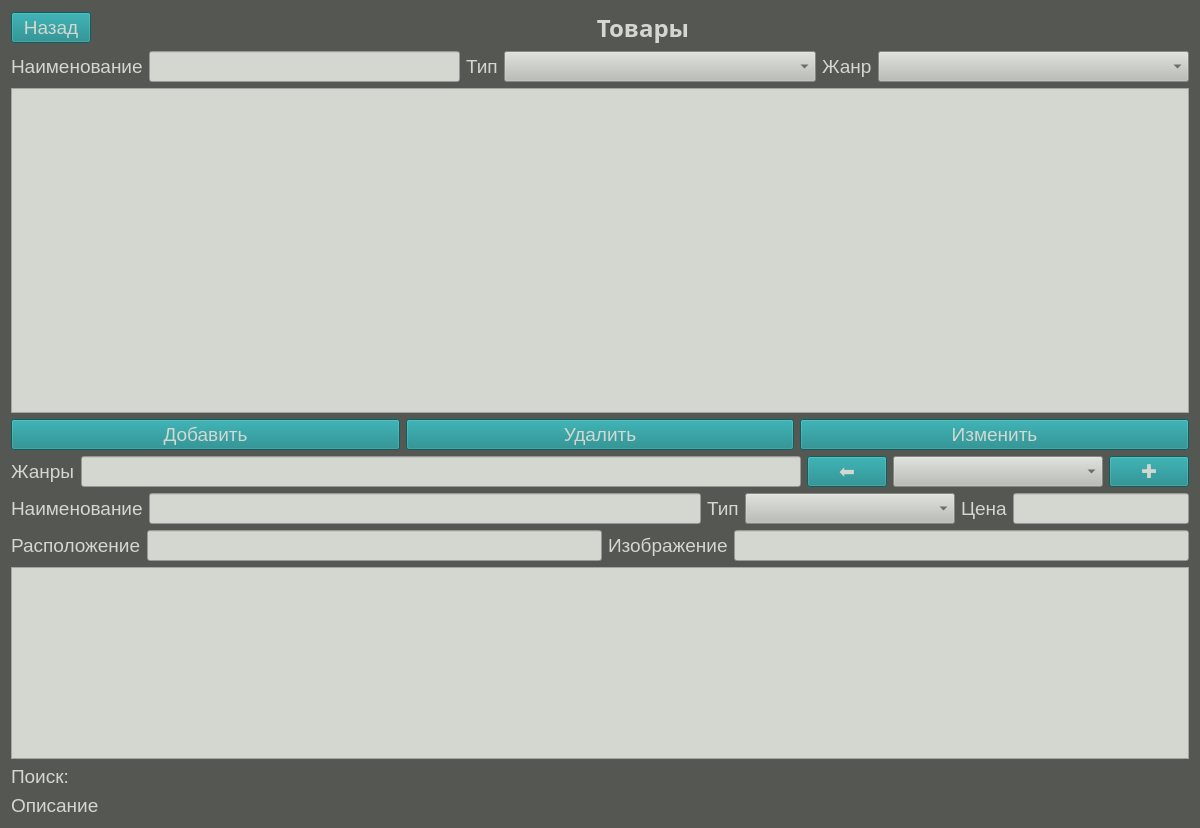
<?xml version="1.0" encoding="UTF-8"?>
<ui version="4.0">
 <class>ItemsWindow</class>
 <widget class="QWidget" name="ItemsWindow">
  <property name="geometry">
   <rect>
    <x>0</x>
    <y>0</y>
    <width>1200</width>
    <height>828</height>
   </rect>
  </property>
  <property name="windowTitle">
   <string>АИС МЭТ</string>
  </property>
  <property name="styleSheet">
   <string notr="true">background-color: rgb(85, 87, 83);</string>
  </property>
  <layout class="QGridLayout" name="gridLayout">
   <item row="0" column="0">
    <layout class="QVBoxLayout" name="verticalLayout">
     <item>
      <layout class="QHBoxLayout" name="horizontalLayout_5">
       <item>
        <widget class="QPushButton" name="btnBack_2">
         <property name="font">
          <font>
           <pointsize>14</pointsize>
          </font>
         </property>
         <property name="styleSheet">
          <string notr="true">background-color: rgb(18, 133, 135);
color: rgb(211, 215, 207);
border-color: rgb(211, 215, 207);</string>
         </property>
         <property name="text">
          <string>Назад</string>
         </property>
        </widget>
       </item>
       <item>
        <widget class="QLabel" name="label_17">
         <property name="sizePolicy">
          <sizepolicy hsizetype="Expanding" vsizetype="Preferred">
           <horstretch>0</horstretch>
           <verstretch>0</verstretch>
          </sizepolicy>
         </property>
         <property name="font">
          <font>
           <family>Ubuntu Mono</family>
           <pointsize>18</pointsize>
           <weight>75</weight>
           <bold>true</bold>
          </font>
         </property>
         <property name="styleSheet">
          <string notr="true">color: rgb(211, 215, 207);</string>
         </property>
         <property name="text">
          <string>Товары</string>
         </property>
         <property name="alignment">
          <set>Qt::AlignCenter</set>
         </property>
        </widget>
       </item>
      </layout>
     </item>
     <item>
      <layout class="QHBoxLayout" name="horizontalLayout_6">
       <item>
        <widget class="QLabel" name="label_22">
         <property name="font">
          <font>
           <pointsize>14</pointsize>
          </font>
         </property>
         <property name="styleSheet">
          <string notr="true">color: rgb(211, 215, 207);</string>
         </property>
         <property name="text">
          <string>Наименование</string>
         </property>
        </widget>
       </item>
       <item>
        <widget class="QLineEdit" name="leNameSearch">
         <property name="font">
          <font>
           <pointsize>14</pointsize>
          </font>
         </property>
         <property name="styleSheet">
          <string notr="true">color: rgb(46, 52, 54);
background-color: rgb(211, 215, 207);</string>
         </property>
         <property name="text">
          <string/>
         </property>
        </widget>
       </item>
       <item>
        <widget class="QLabel" name="label_32">
         <property name="font">
          <font>
           <pointsize>14</pointsize>
          </font>
         </property>
         <property name="styleSheet">
          <string notr="true">color: rgb(211, 215, 207);</string>
         </property>
         <property name="text">
          <string>Тип</string>
         </property>
        </widget>
       </item>
       <item>
        <widget class="QComboBox" name="cmbTypeSearch">
         <property name="sizePolicy">
          <sizepolicy hsizetype="Expanding" vsizetype="Fixed">
           <horstretch>0</horstretch>
           <verstretch>0</verstretch>
          </sizepolicy>
         </property>
         <property name="font">
          <font>
           <pointsize>14</pointsize>
          </font>
         </property>
         <property name="styleSheet">
          <string notr="true">background-color: rgb(186, 189, 182);
color: rgb(46, 52, 54);</string>
         </property>
        </widget>
       </item>
       <item>
        <widget class="QLabel" name="label_34">
         <property name="font">
          <font>
           <pointsize>14</pointsize>
          </font>
         </property>
         <property name="styleSheet">
          <string notr="true">color: rgb(211, 215, 207);</string>
         </property>
         <property name="text">
          <string>Жанр</string>
         </property>
        </widget>
       </item>
       <item>
        <widget class="QComboBox" name="cmbGenreSearch">
         <property name="sizePolicy">
          <sizepolicy hsizetype="Expanding" vsizetype="Fixed">
           <horstretch>0</horstretch>
           <verstretch>0</verstretch>
          </sizepolicy>
         </property>
         <property name="font">
          <font>
           <pointsize>14</pointsize>
          </font>
         </property>
         <property name="styleSheet">
          <string notr="true">background-color: rgb(186, 189, 182);
color: rgb(46, 52, 54);</string>
         </property>
        </widget>
       </item>
      </layout>
     </item>
     <item>
      <widget class="QTableWidget" name="twItems">
       <property name="font">
        <font>
         <pointsize>14</pointsize>
        </font>
       </property>
       <property name="styleSheet">
        <string notr="true">background-color: rgb(211, 215, 207);</string>
       </property>
      </widget>
     </item>
     <item>
      <layout class="QHBoxLayout" name="horizontalLayout_2">
       <item>
        <widget class="QPushButton" name="btnAdd">
         <property name="font">
          <font>
           <pointsize>14</pointsize>
          </font>
         </property>
         <property name="styleSheet">
          <string notr="true">background-color: rgb(18, 133, 135);
color: rgb(211, 215, 207);
border-color: rgb(211, 215, 207);</string>
         </property>
         <property name="text">
          <string>Добавить</string>
         </property>
        </widget>
       </item>
       <item>
        <widget class="QPushButton" name="btnDelete">
         <property name="font">
          <font>
           <pointsize>14</pointsize>
          </font>
         </property>
         <property name="styleSheet">
          <string notr="true">background-color: rgb(18, 133, 135);
color: rgb(211, 215, 207);
border-color: rgb(211, 215, 207);</string>
         </property>
         <property name="text">
          <string>Удалить</string>
         </property>
        </widget>
       </item>
       <item>
        <widget class="QPushButton" name="btnChange">
         <property name="font">
          <font>
           <pointsize>14</pointsize>
          </font>
         </property>
         <property name="styleSheet">
          <string notr="true">background-color: rgb(18, 133, 135);
color: rgb(211, 215, 207);
border-color: rgb(211, 215, 207);</string>
         </property>
         <property name="text">
          <string>Изменить</string>
         </property>
        </widget>
       </item>
      </layout>
     </item>
     <item>
      <layout class="QHBoxLayout" name="horizontalLayout">
       <item>
        <widget class="QLabel" name="label_36">
         <property name="font">
          <font>
           <pointsize>14</pointsize>
          </font>
         </property>
         <property name="styleSheet">
          <string notr="true">color: rgb(211, 215, 207);</string>
         </property>
         <property name="text">
          <string>Жанры</string>
         </property>
        </widget>
       </item>
       <item>
        <widget class="QLineEdit" name="leGenres">
         <property name="font">
          <font>
           <pointsize>14</pointsize>
          </font>
         </property>
         <property name="styleSheet">
          <string notr="true">color: rgb(46, 52, 54);
background-color: rgb(211, 215, 207);</string>
         </property>
         <property name="text">
          <string/>
         </property>
        </widget>
       </item>
       <item>
        <widget class="QPushButton" name="btnBackSpace">
         <property name="minimumSize">
          <size>
           <width>20</width>
           <height>0</height>
          </size>
         </property>
         <property name="font">
          <font>
           <pointsize>14</pointsize>
          </font>
         </property>
         <property name="styleSheet">
          <string notr="true">background-color: rgb(18, 133, 135);
color: rgb(211, 215, 207);
border-color: rgb(211, 215, 207);</string>
         </property>
         <property name="text">
          <string>⬅️</string>
         </property>
        </widget>
       </item>
       <item>
        <widget class="QComboBox" name="cmbGenre">
         <property name="sizePolicy">
          <sizepolicy hsizetype="Minimum" vsizetype="Fixed">
           <horstretch>0</horstretch>
           <verstretch>0</verstretch>
          </sizepolicy>
         </property>
         <property name="minimumSize">
          <size>
           <width>210</width>
           <height>0</height>
          </size>
         </property>
         <property name="font">
          <font>
           <pointsize>14</pointsize>
          </font>
         </property>
         <property name="styleSheet">
          <string notr="true">background-color: rgb(186, 189, 182);
color: rgb(46, 52, 54);</string>
         </property>
        </widget>
       </item>
       <item>
        <widget class="QPushButton" name="btnAddGenre">
         <property name="font">
          <font>
           <pointsize>14</pointsize>
          </font>
         </property>
         <property name="styleSheet">
          <string notr="true">background-color: rgb(18, 133, 135);
color: rgb(211, 215, 207);
border-color: rgb(211, 215, 207);</string>
         </property>
         <property name="text">
          <string>✚</string>
         </property>
        </widget>
       </item>
      </layout>
     </item>
     <item>
      <layout class="QHBoxLayout" name="horizontalLayout_3">
       <item>
        <widget class="QLabel" name="label_27">
         <property name="font">
          <font>
           <pointsize>14</pointsize>
          </font>
         </property>
         <property name="styleSheet">
          <string notr="true">color: rgb(211, 215, 207);</string>
         </property>
         <property name="text">
          <string>Наименование</string>
         </property>
        </widget>
       </item>
       <item>
        <widget class="QLineEdit" name="leName">
         <property name="font">
          <font>
           <pointsize>14</pointsize>
          </font>
         </property>
         <property name="styleSheet">
          <string notr="true">color: rgb(46, 52, 54);
background-color: rgb(211, 215, 207);</string>
         </property>
         <property name="text">
          <string/>
         </property>
        </widget>
       </item>
       <item>
        <widget class="QLabel" name="label_35">
         <property name="font">
          <font>
           <pointsize>14</pointsize>
          </font>
         </property>
         <property name="styleSheet">
          <string notr="true">color: rgb(211, 215, 207);</string>
         </property>
         <property name="text">
          <string>Тип</string>
         </property>
        </widget>
       </item>
       <item>
        <widget class="QComboBox" name="cmbType">
         <property name="sizePolicy">
          <sizepolicy hsizetype="Minimum" vsizetype="Fixed">
           <horstretch>0</horstretch>
           <verstretch>0</verstretch>
          </sizepolicy>
         </property>
         <property name="minimumSize">
          <size>
           <width>210</width>
           <height>0</height>
          </size>
         </property>
         <property name="font">
          <font>
           <pointsize>14</pointsize>
          </font>
         </property>
         <property name="styleSheet">
          <string notr="true">background-color: rgb(186, 189, 182);
color: rgb(46, 52, 54);</string>
         </property>
        </widget>
       </item>
       <item>
        <widget class="QLabel" name="label_40">
         <property name="font">
          <font>
           <pointsize>14</pointsize>
          </font>
         </property>
         <property name="styleSheet">
          <string notr="true">color: rgb(211, 215, 207);</string>
         </property>
         <property name="text">
          <string>Цена</string>
         </property>
        </widget>
       </item>
       <item>
        <widget class="QLineEdit" name="leCost">
         <property name="sizePolicy">
          <sizepolicy hsizetype="Minimum" vsizetype="Fixed">
           <horstretch>0</horstretch>
           <verstretch>0</verstretch>
          </sizepolicy>
         </property>
         <property name="minimumSize">
          <size>
           <width>100</width>
           <height>0</height>
          </size>
         </property>
         <property name="font">
          <font>
           <pointsize>14</pointsize>
          </font>
         </property>
         <property name="styleSheet">
          <string notr="true">color: rgb(46, 52, 54);
background-color: rgb(211, 215, 207);</string>
         </property>
         <property name="text">
          <string/>
         </property>
        </widget>
       </item>
      </layout>
     </item>
     <item>
      <layout class="QHBoxLayout" name="horizontalLayout_4">
       <item>
        <widget class="QLabel" name="label_37">
         <property name="font">
          <font>
           <pointsize>14</pointsize>
          </font>
         </property>
         <property name="styleSheet">
          <string notr="true">color: rgb(211, 215, 207);</string>
         </property>
         <property name="text">
          <string>Расположение</string>
         </property>
        </widget>
       </item>
       <item>
        <widget class="QLineEdit" name="leLocation">
         <property name="font">
          <font>
           <pointsize>14</pointsize>
          </font>
         </property>
         <property name="styleSheet">
          <string notr="true">color: rgb(46, 52, 54);
background-color: rgb(211, 215, 207);</string>
         </property>
         <property name="text">
          <string/>
         </property>
        </widget>
       </item>
       <item>
        <widget class="QLabel" name="label_38">
         <property name="font">
          <font>
           <pointsize>14</pointsize>
          </font>
         </property>
         <property name="styleSheet">
          <string notr="true">color: rgb(211, 215, 207);</string>
         </property>
         <property name="text">
          <string>Изображение</string>
         </property>
        </widget>
       </item>
       <item>
        <widget class="QLineEdit" name="leImage">
         <property name="font">
          <font>
           <pointsize>14</pointsize>
          </font>
         </property>
         <property name="styleSheet">
          <string notr="true">color: rgb(46, 52, 54);
background-color: rgb(211, 215, 207);</string>
         </property>
         <property name="text">
          <string/>
         </property>
        </widget>
       </item>
      </layout>
     </item>
     <item>
      <widget class="QTextEdit" name="teDescription">
       <property name="sizePolicy">
        <sizepolicy hsizetype="Expanding" vsizetype="Preferred">
         <horstretch>0</horstretch>
         <verstretch>0</verstretch>
        </sizepolicy>
       </property>
       <property name="font">
        <font>
         <pointsize>14</pointsize>
        </font>
       </property>
       <property name="styleSheet">
        <string notr="true">background-color: rgb(211, 215, 207);</string>
       </property>
      </widget>
     </item>
    </layout>
   </item>
   <item row="1" column="0">
    <widget class="QLabel" name="label_18">
     <property name="font">
      <font>
       <pointsize>14</pointsize>
      </font>
     </property>
     <property name="styleSheet">
      <string notr="true">color: rgb(211, 215, 207);</string>
     </property>
     <property name="text">
      <string>Поиск:</string>
     </property>
    </widget>
   </item>
   <item row="3" column="0">
    <widget class="QLabel" name="label_39">
     <property name="font">
      <font>
       <pointsize>14</pointsize>
      </font>
     </property>
     <property name="styleSheet">
      <string notr="true">color: rgb(211, 215, 207);</string>
     </property>
     <property name="text">
      <string>Описание</string>
     </property>
    </widget>
   </item>
  </layout>
 </widget>
 <resources/>
 <connections/>
</ui>
